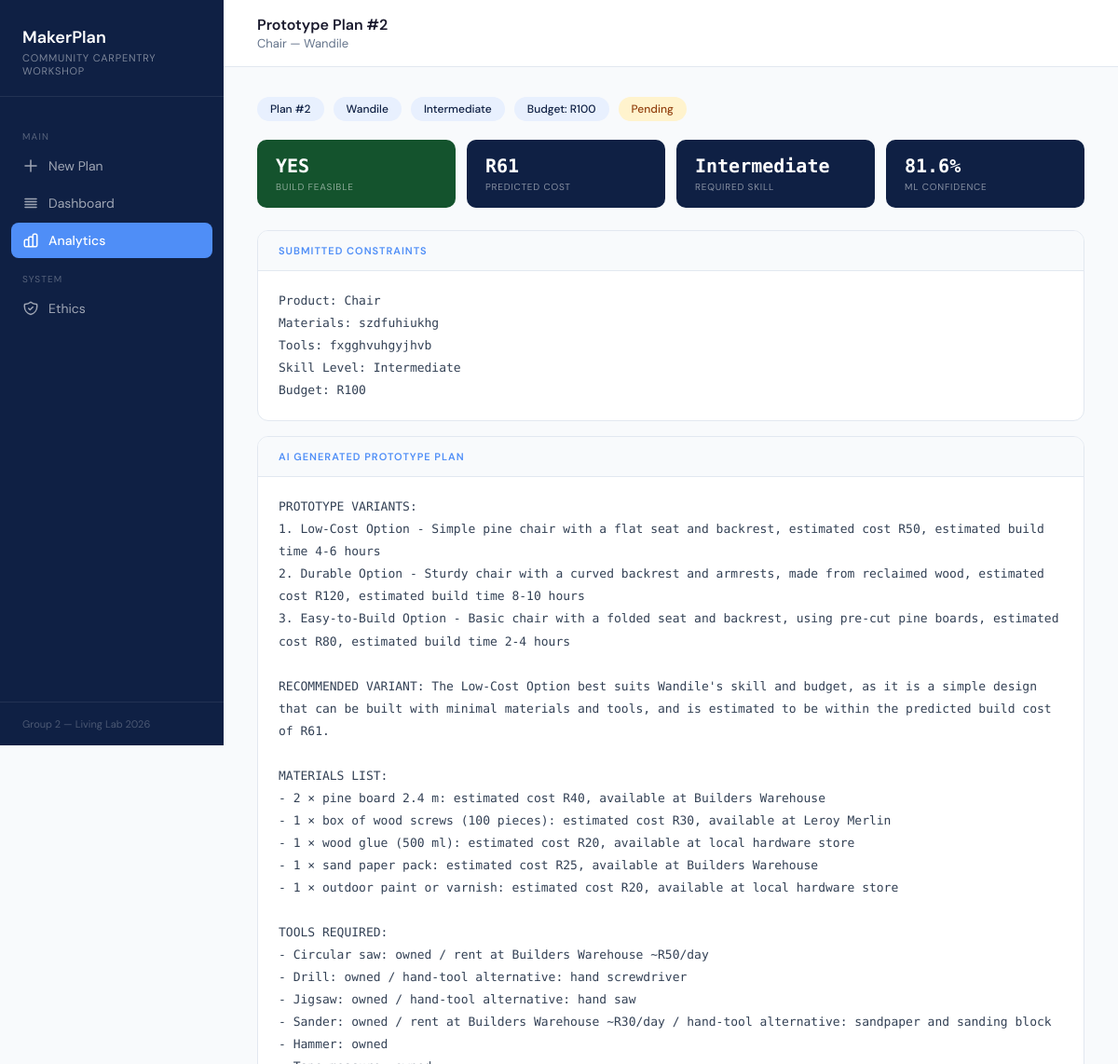
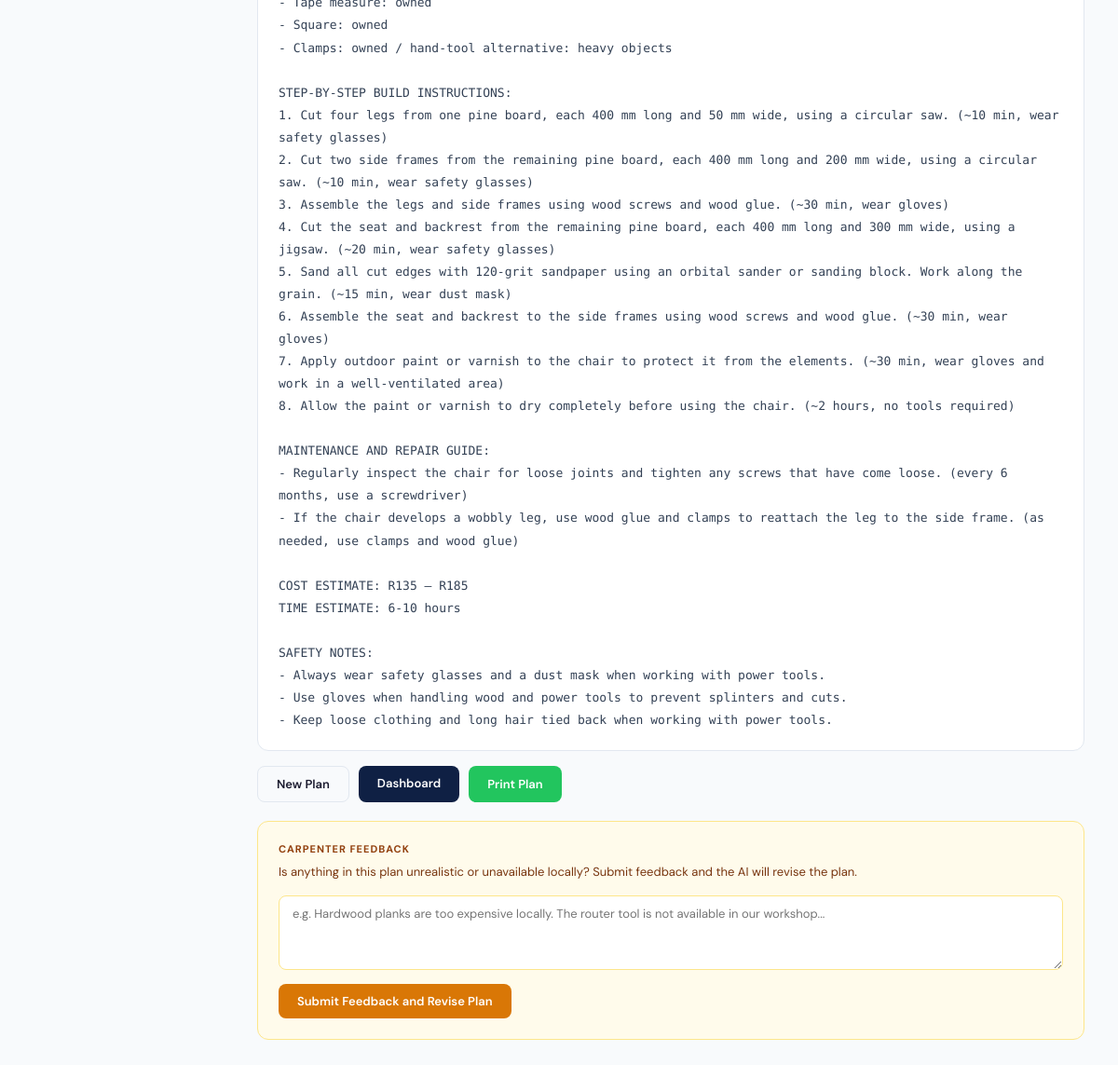
Page /result/2 on the committed database (2 pictures, top to bottom).
### tables this page shows
CREATE TABLE plans (
            id INTEGER PRIMARY KEY AUTOINCREMENT,
            maker_name TEXT NOT NULL,
            product_idea TEXT NOT NULL,
            materials TEXT NOT NULL,
            tools TEXT NOT NULL,
            budget TEXT NOT NULL,
            skill_level TEXT NOT NULL,
            status TEXT DEFAULT 'Pending',
            assigned_to TEXT DEFAULT 'Unassigned',
            llm_plan TEXT DEFAULT '',
            ml_feasible TEXT DEFAULT '',
            ml_cost TEXT DEFAULT '',
            ml_skill TEXT DEFAULT '',
            ml_confidence TEXT DEFAULT '',
            ml_tools_gap TEXT DEFAULT '',
            plan_useful TEXT DEFAULT '',
            created_at TIMESTAMP DEFAULT CURRENT_TIMESTAMP
        );

### app.py (the view)
@app.route("/result/<int:plan_id>")
def result(plan_id):
    conn = get_db()
    plan = conn.execute(
        "SELECT * FROM plans WHERE id = ?", (plan_id,)
    ).fetchone()
    conn.close()
    return render_template("result.html", plan=plan)

### database.py (called while the page is built)
def get_db():
    conn = sqlite3.connect("maker_planner.db")
    conn.row_factory = sqlite3.Row
    return conn

### templates/result.html (shortened to what this page needs)
<!DOCTYPE html>
<html lang="en">
<head>
</head>
<body>
    <aside class="sidebar">
        <div class="sidebar-brand">
            <h1>MakerPlan</h1>
            <p>Community Carpentry Workshop</p>
        </div>
        <nav class="sidebar-nav">
            <p class="nav-label">Main</p>
            <a href="/" class="nav-item"><svg class="nav-icon" fill="none" viewBox="0 0 24 24" stroke="currentColor"><path stroke-linecap="round" stroke-linejoin="round" stroke-width="2" d="M12 4v16m8-8H4"/></svg>New Plan</a>
            <a href="/dashboard" class="nav-item"><svg class="nav-icon" fill="none" viewBox="0 0 24 24" stroke="currentColor"><path stroke-linecap="round" stroke-linejoin="round" stroke-width="2" d="M4 6h16M4 10h16M4 14h16M4 18h16"/></svg>Dashboard</a>
            <a href="/analytics" class="nav-item active">Analytics</a>
            <p class="nav-label">System</p>
            <a href="/ethics" class="nav-item">Ethics</a>
        </nav>
        <div class="sidebar-footer">Group 2 — Living Lab 2026</div>
    </aside>
    <main class="main">
        <div class="topbar">
            <div>
                <h2>Prototype Plan #{{ plan['id'] }}</h2>
                <p>{{ plan['product_idea'] }} — {{ plan['maker_name'] }}</p>
            </div>
        </div>
        <div class="content">
            <div class="meta-row">
                <span class="meta-pill">Plan #{{ plan['id'] }}</span>
                <span class="meta-pill">{{ plan['maker_name'] }}</span>
                <span class="meta-pill">{{ plan['skill_level'] }}</span>
                <span class="meta-pill">Budget: R{{ plan['budget'] }}</span>
                <span class="meta-pill status">{{ plan['status'] }}</span>
            </div>
            <div class="ml-strip">
                <div class="ml-card {{ 'feasible-yes' if plan['ml_feasible'] == 'YES' else 'feasible-no' }}">
                    <div class="ml-value">{{ plan['ml_feasible'] }}</div>
                    <div class="ml-label">Build Feasible</div>
                </div>
                <div class="ml-card">
                    <div class="ml-value">{{ plan['ml_cost'] }}</div>
                    <div class="ml-label">Predicted Cost</div>
                </div>
                <div class="ml-card">
                    <div class="ml-value">{{ plan['ml_skill'] }}</div>
                    <div class="ml-label">Required Skill</div>
                </div>
                <div class="ml-card">
                    <div class="ml-value">{{ plan['ml_confidence'] }}</div>
                    <div class="ml-label">ML Confidence</div>
                </div>
            </div>
            <div class="card">
                <div class="card-header"><h3>Submitted Constraints</h3></div>
                <div class="card-body">Product: {{ plan['product_idea'] }}
Materials: {{ plan['materials'] }}
Tools: {{ plan['tools'] }}
Skill Level: {{ plan['skill_level'] }}
Budget: R{{ plan['budget'] }}</div>
            </div>
            <div class="card">
                <div class="card-header"><h3>AI Generated Prototype Plan</h3></div>
                <div class="card-body">{{ plan['llm_plan'] }}</div>
            </div>
            <div class="btn-row">
                <a href="/" class="btn btn-secondary">New Plan</a>
                <a href="/dashboard" class="btn btn-primary">Dashboard</a>
                <button onclick="window.print()" class="btn btn-success">Print Plan</button>
            </div>
            <div class="feedback-card">
                <h3>Carpenter Feedback</h3>
                <p>Is anything in this plan unrealistic or unavailable locally? Submit feedback and the AI will revise the plan.</p>
                <form action="/feedback/{{ plan['id'] }}" method="POST">
                    <textarea name="feedback" placeholder="e.g. Hardwood planks are too expensive locally. The router tool is not available in our workshop..."></textarea>
                    <button type="submit" class="btn-feedback">Submit Feedback and Revise Plan</button>
                </form>
            </div>
        </div>
    </main>
</body>
</html>

### rows in the picture
plans: id "2", product_idea "Chair", maker_name "Wandile", skill_level "Intermediate", budget "100", status "Pending", ml_feasible "YES", ml_cost "R61", ml_skill "Intermediate", ml_confidence "81.6%", materials "szdfuhiukhg", tools "fxgghvuhgyjhvb", llm_plan "PROTOTYPE VARIANTS: 1. Low-Cost Option - Simple pine chair with a flat seat and backrest, estimated cost R50, estimated build time 4-6 hours 2. Durable Option - Sturdy chair with a curved backrest and armrests, made from reclaimed wood, estimated cost R120, estimated build time 8-10 hours 3. Easy-to-Build Option - Basic chair with a folded seat and backrest, using pre-cut pine boards, estimated cost R80, estimated build time 2-4 hours RECOMMENDED VARIANT: The Low-Cost Option best suits Wandile's skill and budget, as it is a simple design that can be built with minimal materials and tools, and is estimated to be within the predicted build cost of R61. MATERIALS LIST: - 2 × pine board 2.4 m:…"
